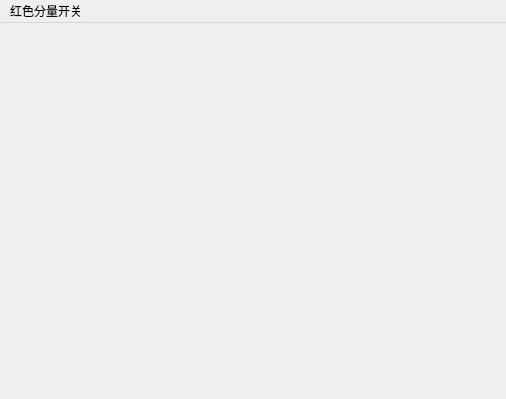
<?xml version="1.0" encoding="UTF-8"?>
<ui version="4.0">
 <class>MainWindow</class>
 <widget class="QMainWindow" name="MainWindow">
  <property name="enabled">
   <bool>true</bool>
  </property>
  <property name="geometry">
   <rect>
    <x>0</x>
    <y>0</y>
    <width>506</width>
    <height>399</height>
   </rect>
  </property>
  <property name="sizePolicy">
   <sizepolicy hsizetype="Preferred" vsizetype="Preferred">
    <horstretch>0</horstretch>
    <verstretch>0</verstretch>
   </sizepolicy>
  </property>
  <property name="windowTitle">
   <string>MainWindow</string>
  </property>
  <property name="layoutDirection">
   <enum>Qt::LeftToRight</enum>
  </property>
  <property name="iconSize">
   <size>
    <width>24</width>
    <height>24</height>
   </size>
  </property>
  <widget class="QWidget" name="centralwidget"/>
  <widget class="QMenuBar" name="menuBar">
   <property name="geometry">
    <rect>
     <x>0</x>
     <y>0</y>
     <width>506</width>
     <height>23</height>
    </rect>
   </property>
   <widget class="QMenu" name="menu">
    <property name="title">
     <string>红色分量开关</string>
    </property>
    <addaction name="Open_red"/>
    <addaction name="Close_Red"/>
   </widget>
   <addaction name="menu"/>
  </widget>
  <action name="actionOpen">
   <property name="text">
    <string>Open</string>
   </property>
  </action>
  <action name="Open_red">
   <property name="text">
    <string>Open(&amp;O)</string>
   </property>
  </action>
  <action name="Close_Red">
   <property name="text">
    <string>Close(&amp;C)</string>
   </property>
  </action>
 </widget>
 <resources/>
 <connections/>
</ui>
